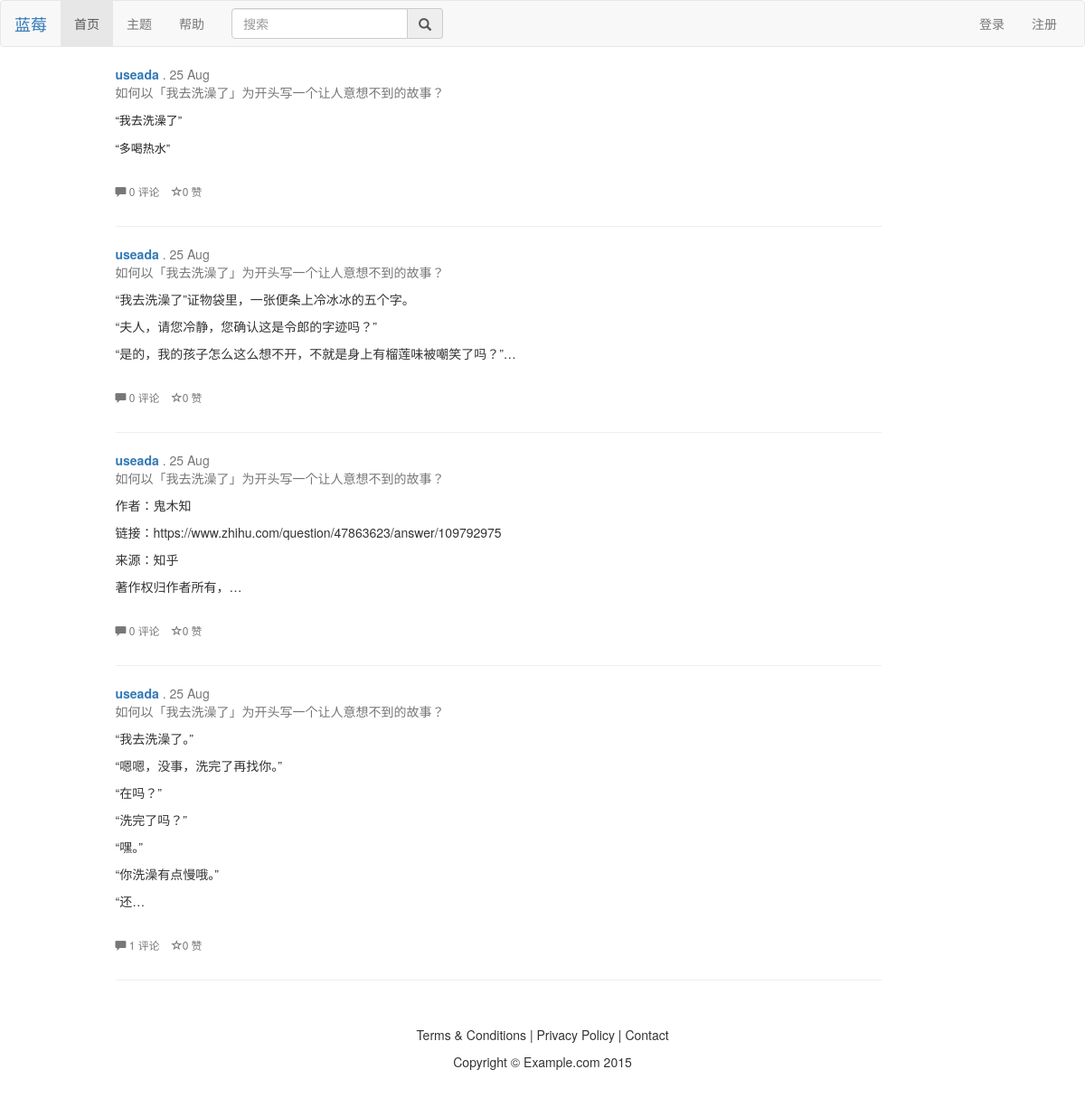
Page /focus/ on the committed database.
### focus/models.py (models this page shows, shortened)
@python_2_unicode_compatible
class Article(models.Model):
    topic = models.ForeignKey(Topic, blank=True, null=True, verbose_name='belong to')
    author = models.ForeignKey('MyUser')
    content = models.TextField('content')
    pub_date = models.DateTimeField(auto_now_add=True, editable=True)
    update_time = models.DateTimeField(auto_now=True, null=True)
    published = models.BooleanField('notDraft', default=True)
    poll_num = models.IntegerField(default=0)
    comment_num = models.IntegerField(default=0)
    keep_num = models.IntegerField(default=0)
    class Meta:
        verbose_name = 'article'
        verbose_name_plural = 'article'
    objects = ArticleManager()

@python_2_unicode_compatible
class MyUser(AbstractBaseUser):
    email = models.EmailField(verbose_name='Email', max_length=255, unique=True, db_index=True)
    username = models.CharField(max_length=50, unique=True, db_index=True)
    is_active = models.BooleanField(default=True)
    is_admin = models.BooleanField(default=False)
    type = models.IntegerField(default=0)				# 类型，0本站，1微博登录
    sex = models.IntegerField(default=1)				# sex
    uid = models.CharField(max_length=50, null=True)				# weibo uid
    access_token = models.CharField(max_length=100, null=True)		# weibo access_token
    url = models.URLField(null=True)							    # 个人站点
    desc = models.CharField(max_length=2000, null=True)		        # 个人信息简介
    avatar = models.CharField(max_length=500, null=True)		    # 头像
    objects = UserManager()
    USERNAME_FIELD = 'email'
    REQUIRED_FIELDS = ['username']
    def __str__(self):
        return self.username
    class Meta:
        db_table = 'user'

@python_2_unicode_compatible
class Topic(models.Model):
    column = models.ForeignKey(Column, blank=True, null=True, verbose_name='belong to')
    author = models.ForeignKey('MyUser')
    content = models.CharField(max_length=256)
    pub_date = models.DateTimeField(auto_now_add=True, editable=True)
    update_date = models.DateTimeField(auto_now=True, null=True)
    published = models.BooleanField('notDraft', default=True)
    poll_num = models.IntegerField(default=0)
    comment_num = models.IntegerField(default=0)
    class Meta:
        verbose_name = 'topic'
        verbose_name_plural = 'topic'
    objects = TopicManager()

### focus/views.py (the view)
def index(request):
    latest_article_list = Article.objects.query_by_time()
    login_form = LoginForm()
    context = {'latest_article_list': latest_article_list, 'login_form': login_form}
    return render(request, 'index.html', context)

### focus/forms.py
class LoginForm(forms.Form):
    email = forms.EmailField()
    pwd = forms.CharField()

### focus/models.py (called while the page is built)
    def query_by_time(self):
        query = self.get_queryset().order_by('-pub_date')
        return query

### focus/templates/index.html
{% include "header.html" %}
<div class="container-fluid">
    <div class="col-sm-1"></div>
    <div class="col-sm-9">
        {% for article in latest_article_list %}
            <div class="row">
                <article class="col-xs-12">
                    <a href="#"><b class="text-primary">{{ article.author }}</b></a>
                    <span class="text-muted">. {{ article.author.profile }}</span>
                    <span class="text-muted">{{ article.pub_date | date:"j M" }}</span>
                    <br>
                    <span class="text-muted">
                    <a href="/focus/{{ article.topic_id }}">
                        {{ article.topic.content|truncatechars_html:80 | safe }}
                    </a>
                    </span>
                    <br>
                    <p class="h4">
                        {{ article.content|truncatechars_html:80 | safe }}
                    </p>
                    <br>
                    <ul class="list-inline small">
                        <li><span class="text-muted"><span class="glyphicon glyphicon-comment"></span> {{ article.comment_num }} 评论</span></li>
                        <li><span class="text-muted"><span class="glyphicon glyphicon-star-empty"></span>{{ article.keep_num }} 赞</span></li>
                    </ul>
                </article>
            </div>
            <hr>
        {% endfor %}
    </div>
<div class="col-sm-2"></div>
</div>
{% include "footer.html" %}

### focus/templates/header.html (shortened to what this page needs)
<!DOCTYPE html>
<html lang="en">
<head>
    {% load staticfiles %}
    <link href="{% static "css/bootstrap.min.css" %}" rel="stylesheet">
    <link href="{% static "css/custom.css" %}" rel="stylesheet">
</head>
<body>
<nav class="navbar navbar-default">
    <div class="container-fluid">
        <div class="navbar-header">
            <a class="navbar-brand" href="/focus/"><span class="text-primary">蓝莓</span></a>
        </div>
        <div class="collapse navbar-collapse" id="bs-example-navbar-collapse-1">
            <ul class="nav navbar-nav">
                <li><a href="/focus/">首页</a></li>
                <li><a href="/focus/topic_list/">主题</a></li>
                <li><a href="/focus/helper/">帮助</a></li>
            </ul>
            <form class="navbar-form navbar-left" role="search">
                <div class="input-group">
                    <input type="text" class="form-control" placeholder="搜索" aria-describedby="basic-addon2">
                    <span class="input-group-addon" id="basic-addon2"><span class="glyphicon glyphicon-search"></span></span>
                </div>
            </form>
            <ul class="nav navbar-nav navbar-right">
                {% if request.user.is_authenticated %}
                    <li class="dropdown">
                        <a href="#" class="dropdown-toggle" data-toggle="dropdown" role="button" aria-haspopup="true" aria-expanded="false"> {{ user }} <span class="caret"></span></a>
                        <ul class="dropdown-menu">
                            <li><a href="/focus/logout/">注销</a></li>
                        </ul>
                    </li>
                {% else %}
                    <li><a href="/focus/login/">登录</a></li>
                    <li><a href="/focus/register">注册</a></li>
                {% endif %}
            </ul>
        </div>
    </div>
</nav>

### focus/templates/footer.html
	<footer>
        <div class="small-print">
        	<div class="container">
        		<p><a href="#">Terms &amp; Conditions</a> | <a href="#">Privacy Policy</a> | <a href="#">Contact</a></p>
        		<p>Copyright &copy; Example.com 2015 </p>
        	</div>
        </div>
	</footer>
	{% load staticfiles %}
</body>
</html>

### focus/static/css/custom.css (style rules this page uses)
.small-print { background-color: #fff; padding: 30px 0; }
.feature, .page-intro, .article-intro, .small-print { text-align: center; }
a, a:visited, a:active { text-decoration: none; color: inherit; }

### rows in the picture
Article: author "useada", pub_date "25 Aug", topic.content "如何以「我去洗澡了」为开头写一个让人意想不到的故事？", content "“我去洗澡了” “多喝热水”", comment_num "0", keep_num "0"
Article: author "useada", pub_date "25 Aug", topic.content "如何以「我去洗澡了」为开头写一个让人意想不到的故事？", content "“我去洗澡了”证物袋里，一张便条上冷冰冰的五个字。 “夫人，请您冷静，您确认这是令郎的字迹吗？” “是的，我的孩子怎么这么想不开，不就是身上有榴莲味被嘲笑了吗？”…", comment_num "0", keep_num "0"
Article: author "useada", pub_date "25 Aug", topic.content "如何以「我去洗澡了」为开头写一个让人意想不到的故事？", content "作者：鬼木知 链接： https://www.zhihu.com/question/47863623/answer/109792975 来源：知乎 著作权归作者所有，…", comment_num "0", keep_num "0"
Article: author "useada", pub_date "25 Aug", topic.content "如何以「我去洗澡了」为开头写一个让人意想不到的故事？", content "“我去洗澡了。” “嗯嗯，没事，洗完了再找你。” “在吗？” “洗完了吗？” “嘿。” “你洗澡有点慢哦。” “还…", comment_num "1", keep_num "0"
